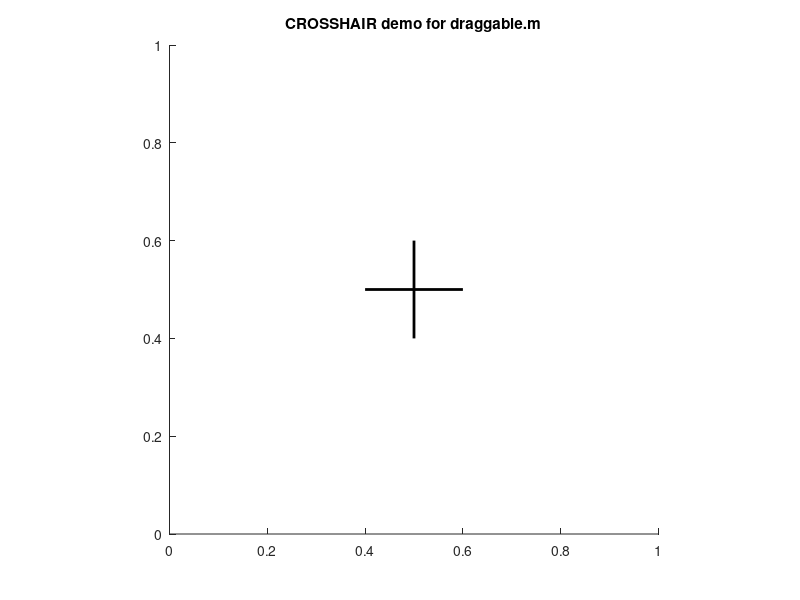

This chart was generated by the following MATLAB code: (Note: this script raises an error after producing the figure.)
function DraggableDemo(demotitle, mode)
%{
This function is a demo for the draggable.m function and should be distributed
along with it. It basically presents some of draggable.m"s features: users of
draggable.m are invited to read dragdemo"s source.

>> dragdemo(demotitle, mode);

runs the demo which title is contained in the string demotitle. Mode determines
whether to use axes() and figure() or uiaxes() and uifigure().


demotitle:

"crosshair" - A draggable crosshair is drawn; its movements are limited so that
    its center never leaves the axes. This is the default demo.

"dragtest" - Some graphical objects (such as rectangles, lines, patches and
    plots) are drawn, following various constraints. For more details, please
    read the comments in the source code.

"snapgrid" - An example on how to use draggable"s "motionfcn" argument so that a
    draggable object snaps to a grid.

"polymove" - A polygon with draggable vertices is drawn; draggable"s "motionfcn"
    argument is used to redraw the polygon each time a vertex is moved.

"sliders" - A set of vertical sliders are created; a single call to draggable is
    used for all sliders since they share the same parameters. A "motionfcn"
    argument is used to update the displayed slider values.


mode:

"axes" - Draw demo in axes() and figure() objects.

"uiaxes" - Draw demo in uiaxes() and uifigure() objects.

(C) Copyright 2004-2020
François Bouffard
fbouffard@gmail.com

(C) Copyright 2020
William Warriner
wwarriner@gmail.com

%}

AXES = "axes";
UIAXES = "uiaxes";

if nargin < 1
    demotitle = "crosshair";
end

if nargin < 2
    mode = AXES;
end

switch lower(mode)
    case AXES
        figure_fn = @figure;
        axes_fn = @axes;
    case UIAXES
        figure_fn = @uifigure;
        axes_fn = @uiaxes;
    otherwise
        error("Unknown mode.");
end

switch lower(demotitle)
    case "crosshair"
        % We first build the cross, using plot() with a NaN y-element so that it
        % is non-continuous. The cross spans 0.2 units:
        f = figure_fn();
        
        ax = axes_fn(f);
        axis(ax, "equal");
        set(ax, "DataAspectRatio", [1 1 1], "Xlim", [0 1], "YLim", [0 1]);
        title(ax, "CROSSHAIR demo for draggable.m");
        hold(ax, "on");
        
        p = plot(ax, [0.5 0.5 0.4 0.4 0.6], [0.4 0.6 NaN 0.5 0.5]);
        set(p, "Color", "k", "LineWidth", 2);
        
        % Creating a draggable graphics object, using no movement constraint and
        % limits corresponding to the axes limits, plus half the size of the
        % cross, so that its center always stays in the axes:
        dg = draggable(p);
        dg.xlim = [-0.1 1.1];
        dg.ylim = [-0.1 1.1];
    case "dragtest"
        % This demo is used in draggable development to test some of its
        % features. Users interested in modifying draggable.m should ensure that
        % it works with this demo in order to verify backward compatibility.
        
        % Figure creation; we set up an initial WindowButtonDownFcn in order to
        % test proper figure properties recovery after the object is dragged:
        f = figure_fn();
        wbd_fn = @(varargin)disp("Window Click!");
        set(f, "WindowButtonDownFcn", wbd_fn);
        
        ax = axes_fn(f);
        axis(ax, "equal");
        box(ax, "on");
        set(ax, "DataAspectRatio", [1 1 1], "XLim", [0.3 1], "YLim", [0 1] );
        title(ax, "DRAGTEST demo for draggable.m");
        hold(ax, "on");
        
        % The Green Rectangle tests default behavior
        greenrect = rectangle(ax, "Position", [0.7 0.1 0.1 0.2]);
        set(greenrect, "FaceColor", "g");
        draggable(greenrect);
        
        % The Red Square tests right mouse button only, it shouldn't be
        % draggable by left or middle mouse buttons.
        redsquare = rectangle(ax, "Position", [0.5 0.5 0.1 0.1]);
        set(redsquare, "FaceColor", "r");
        dr = draggable(redsquare);
        dr.button = draggable.RIGHT_BUTTON;
        
        % The Blue Rectangle will demonstrate a case in which the object cannot
        % be dragged past the axis limits on the right, left and bottom.
        % However, the object can be dragged past the axis limit on top;
        % furthermore, the object starts off-limits to the left, so that it can
        % be dragged inside the limits, but cannot be dragged back off-limits
        % afterwards.
        bluerect = rectangle(ax, "Position", [0.2 0.4 0.2 0.2]);
        set(bluerect, "FaceColor", "b");
        draggable(bluerect, "none", [0.3 1 0 inf]);
        
        % The Magenta Line will demonstrate a line object being dragged
        % with horizontal movement constraint with default parameters.
        magline = line(ax, [0.7 0.9], [0.7 0.9]);
        set(magline, "Color", "m", "LineWidth", 2);
        draggable(magline, "h");
        
        % The Cyan Cross will demonstrate a plot object being dragged, its
        % center always forced to be in the axes (as in the "crosshair" demo).
        cyancross = plot(ax, [0.7 0.7 0.6 0.6 0.8], [0.4 0.6 NaN 0.5 0.5]);
        set(cyancross, "Color", "c", "LineWidth", 2);
        draggable(cyancross, "n", [0.2 1.1 -0.1 1.1]);
        
        % The Yellow Triangle demonstrate a patch object being dragged with
        % vertical movement constraint.
        yellowtri = patch(ax, [0.4 0.6 0.6], [0.1 0.1 0.2], "y");
        draggable(yellowtri, "v", [0.1 0.7]);
        
        % The Gray Text demonstrate diagonal constraint operating on text
        % objects. We test a negative, gentle slope crossing the horizontal
        % range limits and a positive, large slope crossing the vertical range
        % limits but in which the object will be nonetheless stopped by the
        % leftmost limit.
        
        % first text
        x1 = 0.4;
        y1 = 0.9;
        m1 = -1/3;
        b1 = y1 - (m1 * x1);
        gray_1 = [0.33 0.33 0.33];
        x = ax.XLim;
        plot(ax, x, m1*x+b1, "LineStyle", "--", "Color", gray_1);
        graytext1 = text(ax, x1, y1, "This is a test");
        set(graytext1, "Color", gray_1, "EdgeColor", gray_1, ...
            "BackgroundColor", "w", "LineStyle", ":")
        draggable(graytext1, "d", m1);
        
        % second text
        x2 = 0.7;
        y2 = 0.35;
        m2 = 3;
        b2 = y2 - m2*x2;
        x = ax.XLim;
        plot(ax, x, m2*x+b2, "LineStyle", "--", "Color", gray_1);
        graytext2 = text(ax, x2, y2, "Another test");
        set(graytext2, "Color", gray_1, "EdgeColor", gray_1, ...
            "BackgroundColor", "w", "LineStyle", ":")
        draggable(graytext2, "d", m2);
    case "snapgrid"
        % The "motionfcn" argument or "on_move_callback" argument/property of
        % draggable is used here to set up a grid on which the object movement
        % is constrained.
        %
        % Furthermore, we use the function to display a "fleur" figure pointer
        % while the object moves, and the figure's WindowButtonMotionFcn to
        % display a standard "arrow" figure pointer while the mouse moves but
        % the object is not dragged.
        
        % First we set up the figure and axes.
        f = figure_fn();
        
        ax = axes_fn(f);
        axis(ax, "equal");
        box(ax, "on");
        grid(ax, "on");
        set(ax, "DataAspectRatio", [1 1 1], "XLim", [0 10], "YLim", [0 10], ...
            "XTick", 0:10, "YTick", 0:10);
        title(ax, "SNAPGRID demo for draggable.m");
        hold(ax, "on");
        
        % Now we create a cross which will snap on a grid with 1-unit spacing.
        % This is done by giving the handle to the move_cross function (see
        % below) as the "movefcn" argument of draggable.m.
        cross = plot(ax, [5 5 4.5 4.5 5.5], [4.5 5.5 NaN 5 5]);
        set(cross, "Color", "r", "LineWidth", 3);
        dr = draggable(cross, "n", [-0.5 10.5 -0.5 10.5]);
        dr.on_click_callback = @(g)cross_on_click(f, g);
        dr.on_move_callback = @cross_on_move;
        dr.on_release_callback = @(g)cross_on_release(f, g);
    case "polymove"
        % The "motionfcn" argument of draggable.m is used here to redraw the
        % polygon each time one of its vertex is moved.
        
        % Setting up the figure and axes.
        f = figure_fn();
        
        ax = axes_fn(f);
        axis(ax, "equal");
        box(ax, "on");
        set(ax, "DataAspectRatio", [1 1 1], "Xlim", [-2 2], "YLim", [-2 2]);
        title(ax, "POLYMOVE demo for draggable.m")
        hold(ax, "on");
        
        % Creating the polygon vertices
        v1 = plot(ax, -1, 0);
        v2 = plot(ax, 0, -1);
        v3 = plot(ax, 1, 0);
        v4 = plot(ax, 0, 1);
        vv = [v1 v2 v3 v4];
        % For visible vertices:
        set(vv, "Marker", "o", "MarkerSize", 10, "MarkerFaceColor", "b", ...
            "MarkerEdgeColor", "none");
        % For invisible vertices:
        % set(vv,"Marker","o","MarkerSize",10,"MarkerFaceColor","none", ...
        %     "MarkerEdgeColor","none");
        
        % Saving the vertex vector as application data in the current axes
        % (along with empty element p which will later hold the handle to the
        % polygon itself)
        setappdata(ax, "vv", vv);
        setappdata(ax, "p", []);
        
        % Calling draggable on each of the vertices, passing as an argument the
        % handle to the redraw_poly fucntion (see below)
        draggable(v1,@(g)redraw_poly(ax, g));
        draggable(v2,@(g)redraw_poly(ax, g));
        draggable(v3,@(g)redraw_poly(ax, g));
        draggable(v4,@(g)redraw_poly(ax, g));
        
        % Finally we draw the polygon itself using the redraw_poly function,
        % which can be found below
        redraw_poly(ax);
    case "sliders"
        % Creates five sliders with different draggable parameters. Slider
        % values are displayed and updated in real time. Parameters are
        % initialized uniformly and then changed using custom subsref and
        % subsasgn.
        
        % Slider numbers:
        %  1   2   3   4   5
        % Slider 1 is left mouse button.
        % Sliders 2 and 3 are middle mouse button.
        % Slider 4 is right mouse button.
        % Slider 5 is any mouse button.
        
        % Figure layout
        f = figure_fn();
        
        ax = axes_fn(f);
        axis(ax, "equal");
        box(ax, "on");
        set(ax, 'DataAspectRatio', [1 1 1], ...
            'Xlim', [0 6], 'Ylim', [-0.25 1.5], ...
            'XTick', 1:5, 'YTick', []);
        title(ax, "SLIDERS demo for draggable.m")
        hold(ax, "on");
        
        % Creating the objects
        w = 0.6; h = 0.1;
        draggables = [];
        for x = 1:5
            plot(ax, [x x], [0 1], ":k");
            value = text(ax, x, 1.2, "", "HorizontalAlignment", "center");
            slider = rectangle(ax, "Position", [x-w/2, 0.5-h/2, w, h], ...
                "Curvature", [0.05 0.05], ...
                "EdgeColor", [0 0 0.7], ...
                "FaceColor", [0 0 0.9]);
            % Storing the handle to the value text object for each slider
            setappdata(slider, "value_handle", value);
            % This will be also used as the motionfcn argument. See the function
            % definition later in the file.
            update_value(slider);
            
            % Calling draggable on sliders with a vertical constraint. We must
            % take into account the height of the sliders when setting range
            % limits. We use update_value as the "motionfcn" argument, and add
            % an "endfcn" argument which makes the slider and slider value blink
            % when the user stops dragging.
            draggables = [draggables draggable(slider, "v", [0-h/2 1+h/2], ...
                @update_value, "endfcn", @blink_value)]; %#ok<AGROW>
        end
        
        % subsasgn test
        draggables(1).FaceColor = [0.9 0.0 0.0];
        draggables(1).button = draggable.LEFT_BUTTON;
        [draggables(2:3).button] = deal(draggable.MIDDLE_BUTTON);
        draggables(4).button = draggable.RIGHT_BUTTON;
        
        % subsref test
        fprintf("draggables(1).FaceColor: [");
        fprintf("%0.1f ", draggables(1).FaceColor);
        fprintf("\b]" + newline);
        fprintf("draggables(2).FaceColor: [");
        fprintf("%0.1f ", draggables(2).FaceColor);
        fprintf("\b]" + newline);
        fprintf("draggables(1:4).button: [");
        fprintf("%s ", [draggables(1:4).button]);
        fprintf("\b\b]" + newline);
        fprintf("draggables.button: [");
        fprintf("%s, ", [draggables.button]);
        fprintf("\b\b]" + newline);
    otherwise
        disp(["Demo """ demotitle """ is not available."]);
end

end


function cross_on_click(figh, varargin)
%{
This function is passed as the "on_click_callback" property of a draggable in
the SNAPGRID demo.
%}

% We first set up the figure pointer to "fleur"
try
    figh.Pointer = "fleur";
catch
    disp( "uifigure.Pointer not supported before R2020a" );
end

end


function cross_on_move(g)
%{
This function is passed as the "on_move_callback" property of a draggable in the
SNAPGRID demo.
%}

% Then we retrieve the current cross position
cross_xdata = get(g, "XData");
cross_ydata = get(g, "YData");
cross_center = [cross_xdata(1) cross_ydata(5)];

% Computing the new position of the cross
new_position = round(cross_center);

% Updating the cross" XData and YData properties
delta = new_position - cross_center;
set(g, "XData", cross_xdata+delta(1), "YData", cross_ydata+delta(2));

end


function cross_on_release(figh, varargin)
%{
This function is passed as the "on_release_callback" property of a draggable in
the SNAPGRID demo.
%}

% Return figure pointer to "arrow"
try
    figh.Pointer = "arrow";
catch
    disp( "uifigure.Pointer not supported before R2020a" );
end

end


function redraw_poly(axh, varargin)
%{
This function is passed as the "motionfcn" argument to draggable.m in the
POLYMOVE demo. It recieves the handle to the object being dragged as its only
argument, but it is not actually used in this function.
%}

% Deleting the previous polygon
delete(getappdata(axh, "p"));

% Retrieving the vertex vector and corresponding xdata and ydata
vv = getappdata(axh, "vv");
xdata = cell2mat(get(vv, "xdata"));
ydata = cell2mat(get(vv, "ydata"));

% Plotting the new polygon and saving its handle as application data
p = plot(axh, [xdata.' xdata(1)],[ydata.' ydata(1)], "Color", "k");
setappdata(axh, "p", p);

% Putting the vertices on top of the polygon so that they are easier to drag (or
% else, the polygone line get in the way)
set(axh, "Children", [vv p]);

end


function update_value(slider)
%{
This function is passed as the "motionfcn" argument to draggable.m in the
SLIDERS demo. It recieves the handle to the slider being dragged as its only
argument and uses that to retrieve the handle to a text object which was stored
with the slider object.
%}

value_handle = getappdata(slider,"value_handle");
slider_position = get(slider,"Position");
value = slider_position(2) + slider_position(4)/2;
set(value_handle,"String",sprintf("%0.2f",value));

end


function blink_value(slider)
%{
This makes the displayed value blink; just to show usage of the "endfcn"
argument.
%}

value_handle = getappdata(slider,"value_handle");
initedgecolor = get(slider,"EdgeColor");
initfacecolor = get(slider,"FaceColor");
set(value_handle,"FontWeight","bold");
set(slider,"EdgeColor",[0 0 0.8],"FaceColor",slider.FaceColor/2);
pause(0.2)
set(value_handle,"FontWeight","normal");
set(slider,"EdgeColor",initedgecolor,"FaceColor",initfacecolor);

end
